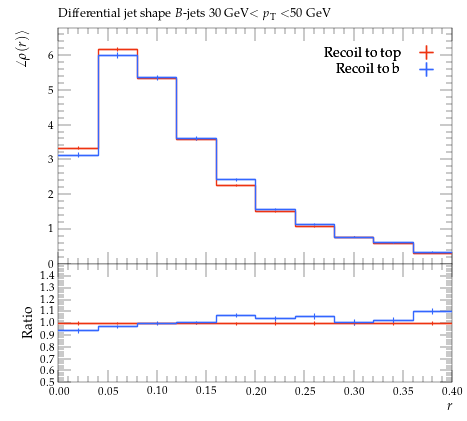

Recreate this plot in Python.
#! /usr/bin/env python

# This Python script was auto-generated using YODA v2.0.2.
# Analysis object: /MC_HFDECAYS/avg_B_jet_rho_30_50
# Timestamp: 31-07-2026 (13:13:52)

import matplotlib as mpl
import matplotlib.pyplot as plt
mpl.use('Agg') # comment out for interactive use
import os
import numpy as np

plotDir = os.path.split(os.path.realpath(__file__))[0]
if 'YODA_USER_PLOT_PATH' in globals():
    plot_outdir = globals()['YODA_USER_PLOT_PATH']
else:
    plot_outdir = plotDir

#plot style
plt.style.use(os.path.join(plotDir, '../default.mplstyle'))
# plot metadata
figW, figH = plt.rcParams['figure.figsize']
ax_xLabel = r'$r$'
ax_yLabel = r'$\angle\rho(r)\rangle$'
ax_title  = r'Differential jet shape $B$-jets 30 GeV$<p_\mathrm{T}<$50 GeV'
ax_xScale = 'linear'
ax_yScale = 'linear'
xLims = (0.0, 0.4)
yLims = (0.0, 6.772763800000001)

# TeX-friendly labels for the legend
labels = {
    'legend' : ([ r"Recoil to top", r"Recoil to b" ], r""),
}

# Adjust canvas width and height
canvasW = 10.0
canvasH = 9.0
figW *= canvasW/10.
figH *= canvasH/9.

# Create figure and axis objects
fig, (ax, ratio0_ax) = plt.subplots(2, 1, sharex=True,
                  figsize=(figW,figH), gridspec_kw={'height_ratios': (6.0, 3.0)})

# Set figure margins
plt.subplots_adjust(
    left   = 1.0 * plt.rcParams['figure.subplot.left'],
    right  = 1.0 * plt.rcParams['figure.subplot.right'],
    top    = 1.0 * plt.rcParams['figure.subplot.top'],
    bottom = 1.0 * plt.rcParams['figure.subplot.bottom'])

ratio0_ax.yaxis.set_major_locator(mpl.ticker.MultipleLocator(0.1))
ratio0_ax.set_ylim(0.5, 1.4999)
ratio0_ax.set_ylabel('Ratio')

# the numerical data is stored in a separate file
dataf = dict()
prefix = os.path.split(__file__)[0]
if prefix:    prefix = prefix + '/'
exec(open(prefix+'avg_B_jet_rho_30_50__data.py').read(), dataf)


legend_handles = dict() # keep track of handles for the legend

# style options for curves
# starts at zorder>=5 to draw curve on top of legend
styles = {
  'recoil_t': {
    'color' : '#EE3311',
    'linestyle' : '-',
    'linewidth' : 1,
    'marker' : 'none',
    'markersize' : 2,
    'capsize' : 0.0,
    'zorder' : 5,
    'histstyle' : 1,
    'drawstyle' : 'steps-pre',
    'xerrorbars' : 1,
    'yerrorbars' : 1,
    'fillcolor' : None,
    'fillopacity' : 1.0,
    'ratio0_linestyle' : '-',
    'ratio0_linewidth' : 1,
    'ratio0_marker' : 'none',
    'ratio0_markersize' : 2,
    'ratio0_capsize' : 0.0,
    'ratio0_zorder' : 5,
    'ratio0_histstyle' : 1,
    'ratio0_drawstyle' : 'steps-pre',
    'ratio0_xerrorbars' : 1,
    'ratio0_yerrorbars' : 1,
  },
  'recoil_b': {
    'color' : '#3366FF',
    'linestyle' : '-',
    'linewidth' : 1,
    'marker' : 'none',
    'markersize' : 2,
    'capsize' : 0.0,
    'zorder' : 6,
    'histstyle' : 1,
    'drawstyle' : 'steps-pre',
    'xerrorbars' : 1,
    'yerrorbars' : 1,
    'fillcolor' : None,
    'fillopacity' : 1.0,
    'ratio0_linestyle' : '-',
    'ratio0_linewidth' : 1,
    'ratio0_marker' : 'none',
    'ratio0_markersize' : 2,
    'ratio0_capsize' : 0.0,
    'ratio0_zorder' : 6,
    'ratio0_histstyle' : 1,
    'ratio0_drawstyle' : 'steps-pre',
    'ratio0_xerrorbars' : 1,
    'ratio0_yerrorbars' : 1,
  },
}

# curve from input yoda files in main panel
for label, yvals in dataf['yvals'].items():
    if all(np.isnan(v) for v in dataf['yvals'][label]):
        continue
    tmp = None
    if styles[label]['histstyle']: # draw as histogram
        xpos = dataf['xedges'][label] if styles[label]['drawstyle'] else dataf['xpoints'][label]
        ypos = np.insert(yvals, 0, yvals[0]) if styles[label]['drawstyle'] else yvals
        if styles[label]['fillcolor']: # fill area below curve
            ax.fill_between(xpos, ypos, step='pre',
                            color=styles[label]['fillcolor'],
                            alpha=styles[label]['fillopacity'])
        tmp, = ax.plot(xpos, ypos,
                       color=styles[label]['color'],
                       linestyle=styles[label]['linestyle'],
                       linewidth=styles[label]['linewidth'],
                       drawstyle=styles[label]['drawstyle'], solid_joinstyle='miter',
                       zorder=styles[label]['zorder'], label=label)
    tmp = ax.errorbar(dataf['xpoints'][label], yvals,
                      xerr=np.array(dataf['xerrs'][label])*styles[label]['xerrorbars'],
                      yerr=np.array(dataf['yerrs'][label])*styles[label]['yerrorbars'],
                      fmt=styles[label]['marker'], capsize=styles[label]['capsize'],
                      markersize=styles[label]['markersize'],
                      ecolor=styles[label]['color'],
                      color=styles[label]['color'], zorder=styles[label]['zorder'])
    tmp[-1][0].set_linestyle(styles[label]['linestyle'])
    tmp[-1][0].set_linewidth(styles[label]['linewidth'])
    if label in dataf['add_legend_handle']:  legend_handles[label] = tmp
    for varLabel in dataf['variation_yvals'].keys():
        if varLabel.startswith(label):
            tmp, = ax.plot(dataf['xedges'][label], dataf['variation_yvals'][varLabel],
                           color=styles[label]['color'],
                           linestyle=styles[label]['linestyle'],
                           linewidth=styles[label]['linewidth'],
                           drawstyle='steps-pre', solid_joinstyle='miter',
                           zorder=styles[label]['zorder'], alpha=0.5)


# plots on ratio panel
# curve from input yoda files in ratio panel
for label, yvals in dataf['ratio0_yvals'].items():
    if all(np.isnan(v) for v in yvals):
        continue
    if styles[label]['ratio0_histstyle']: # plot as histogram
        xpos = dataf['xedges']['recoil_t'] if styles[label]['ratio0_drawstyle'] else dataf['xpoints']['recoil_t']
        ypos = np.insert(yvals, 0, yvals[0]) if styles[label]['ratio0_drawstyle'] else yvals
        ratio0_ax.plot(xpos, ypos,
                       color=styles[label]['color'],
                       linewidth=styles[label]['linewidth'],
                       linestyle=styles[label]['ratio0_linestyle'],
                       drawstyle=styles[label]['ratio0_drawstyle'], zorder=styles[label]['zorder'],
                       solid_joinstyle='miter')
    tmp = ratio0_ax.errorbar(dataf['xpoints']['recoil_t'], yvals,
                             xerr=np.array(dataf['ref_xerrs'])*styles[label]['ratio0_xerrorbars'],
                             yerr=np.array(dataf['ratio0_yerrs'][label])*styles[label]['ratio0_yerrorbars'],
                             fmt=styles[label]['ratio0_marker'], capsize=styles[label]['ratio0_capsize'],
                             markersize=styles[label]['ratio0_markersize'],
                             ecolor=styles[label]['color'],
                             color=styles[label]['color'])
    tmp[-1][0].set_linestyle(styles[label]['ratio0_linestyle'])
    tmp[-1][0].set_linewidth(styles[label]['ratio0_linewidth'])

    for varlabel in dataf['ratio0_variation_vals'].keys():
        if varlabel.startswith(label):
            ratio0_ax.plot(dataf['xedges']['recoil_t'],
                            dataf['ratio0_variation_vals'][varlabel],
                            color=styles[label]['color'],
                            linestyle=styles[label]['linestyle'],
                            linewidth=styles[label]['linewidth'],
                            drawstyle='steps-pre', solid_joinstyle='miter',
                            zorder=1, alpha=0.5)

legend_items = list(legend_handles.values())
ax.add_artist(ax.legend(legend_items,
                        labels['legend'][0],
                        title=labels['legend'][1],
                        alignment='right',
                        loc='upper right',
                        bbox_to_anchor=(1.0, 0.97),markerfirst=False))

# set plot metadata as defined above
ratio0_ax.set_xlabel(ax_xLabel)
ratio0_ax.xaxis.set_label_coords(1., -0.15)
ax.set_ylabel(ax_yLabel, ha='right', va='top')
ax.yaxis.set_label_coords(-0.11, 1.0)
ax.set_title(ax_title, loc='left')
ax.set_xscale(ax_xScale)
ax.set_yscale(ax_yScale)
ax.set_xlim(xLims)
ax.set_ylim(yLims)

# tick formatting
plt.rcParams['xtick.top'] = True
plt.rcParams['ytick.right'] = True
fig.align_ylabels((ax, ratio0_ax))
plt.savefig(os.path.join(plot_outdir, 'avg_B_jet_rho_30_50.pdf'), format='PDF')
plt.savefig(os.path.join(plot_outdir, 'avg_B_jet_rho_30_50.png'), format='PNG')

plt.close(fig)
